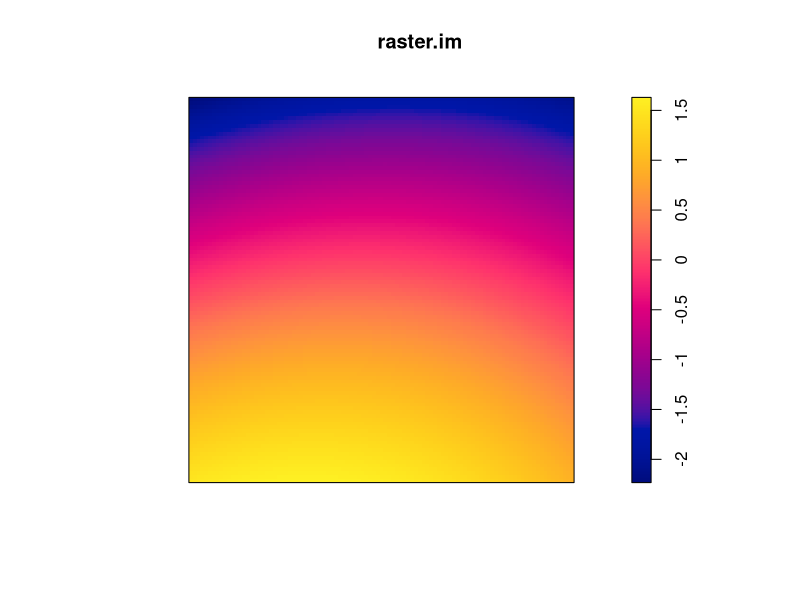

This figure's R source:
## ---- chunk 1
knitr::opts_chunk$set(echo = FALSE)

## ---- chunk 2
library(spatstat)
library(lattice)
## ---- chunk 3
set.seed(113)
XY = expand.grid(seq(0, 100, 1), seq(0, 100, 1))
X = XY[,1]
Y = XY[,2]

v1 = (X - 30)^2 + (Y + 80)^2 - 0.5*X*Y
v1 = -1*scale(v1)

raster.im = as.im(data.frame(x = X, y = Y, z = v1))
plot(raster.im)
